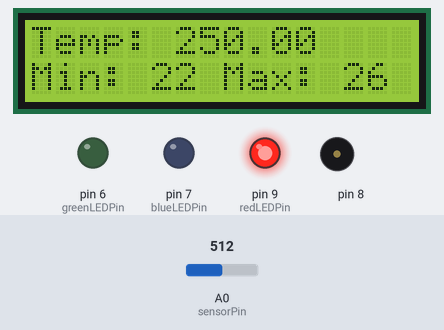
Recording of a sketch running on a simulated Arduino Uno, built with avr-gcc and run on an emulated ATmega328P. On the bench: 16×2 character LCD, output pins drawn as LEDs (lit = HIGH), buzzer (waves = sounding). The test bench sets the inputs (shaded band); at power-on: A0 (sensorPin) = 512.

Above: at 1.2 s.
1.3 s: A0 (sensorPin) set to 56
At 3.6 s:
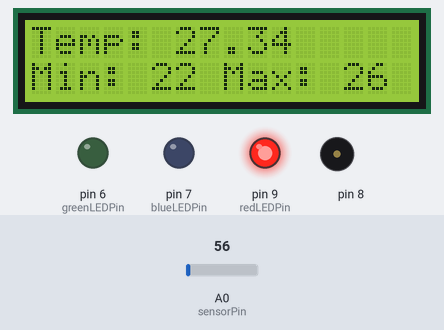
4.0 s: A0 (sensorPin) set to 50
At 5.3 s:
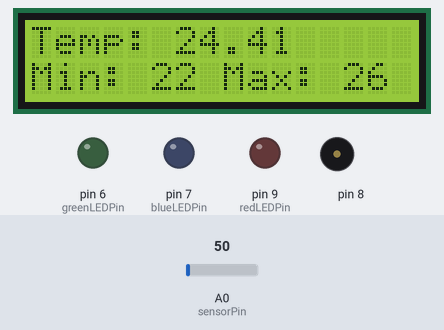
6.7 s: A0 (sensorPin) set to 16
At 9.0 s:
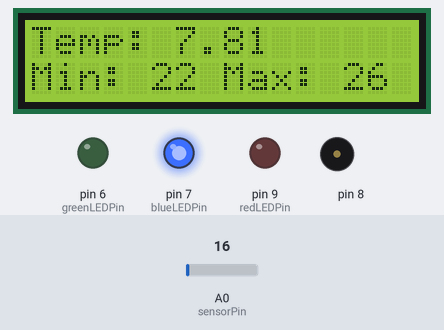
Timing chart, 0 to 18.7 s (numbered marks = the images above; inputs shaded):
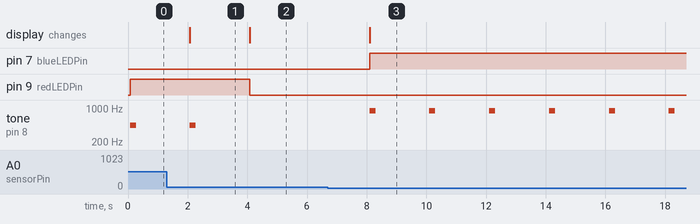

The sketch:

TemperatureAlarm.ino
```cpp
#include <LiquidCrystal.h>

LiquidCrystal lcd(12, 11, 5, 4, 3, 2);

const int sensorPin = A0;
const int temperatureUpperThreshold = 26;
const int temperatureLowerThreshold = 22;

const int redLEDPin = 9;
const int greenLEDPin = 6;
const int blueLEDPin = 7;

void setup() {
  lcd.begin(16, 2);

  pinMode(greenLEDPin, OUTPUT);
  pinMode(redLEDPin, OUTPUT);
  pinMode(blueLEDPin, OUTPUT);
}

void loop() {
  int sensorVal = analogRead(sensorPin);
  float voltage = (sensorVal / 1024.0) * 5.0;
  float temperature = voltage * 100;

  lcd.clear();
  lcd.setCursor(0, 0);
  lcd.print("Temp: ");
  lcd.print(temperature);
  lcd.setCursor(0, 1);
  lcd.print("Min: ");
  lcd.print(temperatureLowerThreshold);
  lcd.print(" Max: ");
  lcd.print(temperatureUpperThreshold);

  if (temperature > temperatureUpperThreshold) {
    tone(8, 440, 200);

    analogWrite(redLEDPin, 255);
    analogWrite(greenLEDPin, 0);
    analogWrite(blueLEDPin, 0);
  } else if (temperature < temperatureLowerThreshold) {
    tone(8, 880, 200);

    analogWrite(redLEDPin, 0);
    analogWrite(greenLEDPin, 0);
    analogWrite(blueLEDPin, 255);
  } else {
    analogWrite(redLEDPin, 0);
    analogWrite(greenLEDPin, 0);
    analogWrite(blueLEDPin, 0);
  }

  delay(2000);
}
```

Measured:
- the behaviour switches between 54 and 53 on A0 (sensorPin) (found by bisection; images 1 and 2)
- after the input at 1.3 s, the display: changes after 0.78 s (image 1)
- after the input at 4.0 s, pin 9 (redLEDPin): HIGH → LOW after 0.08 s; tone on pin 8: stops changing and stays silent; the display: changes after 0.08 s (image 2)
- after the input at 6.7 s, pin 7 (blueLEDPin): LOW → HIGH after 1.4 s; tone on pin 8: alternates 880 Hz for 0.20 s and silent for 1.8 s, starting after 1.4 s; the display: changes after 1.4 s (image 3)
